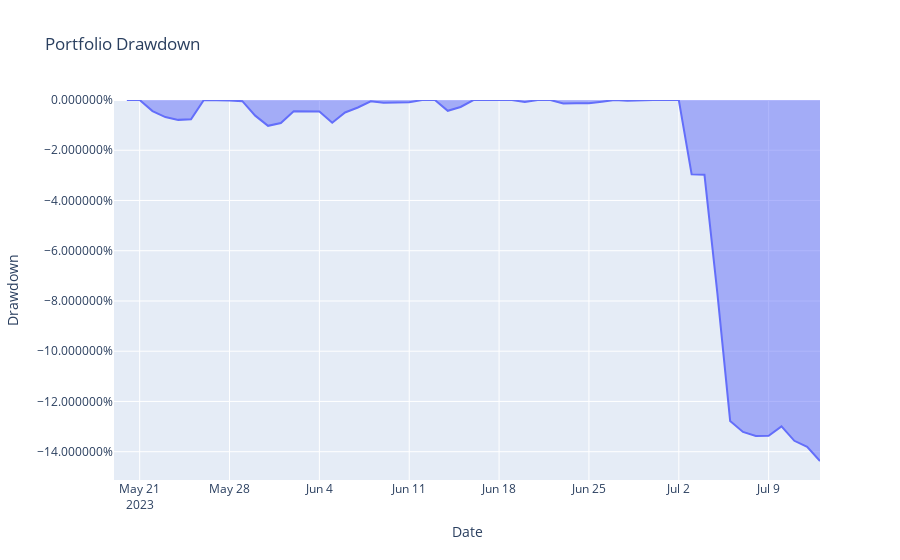

The notebook cell this image was saved under:
### Markdown cell above
Here, we compute the drawdown of the portfolio, which represents the peak-to-trough decline during a specific record period of an investment, fund, or commodity. A drawdown is usually quoted as the percentage between the peak and the subsequent trough.

### Code cell
# Calculate daily returns
portfolio_df['Daily Returns'] = portfolio_df['Value'].pct_change()

# Calculate cumulative returns
portfolio_df['Cumulative Returns'] = (1 + portfolio_df['Daily Returns']).cumprod()

# Calculate cumulative max
portfolio_df['Cumulative Max'] = portfolio_df['Cumulative Returns'].cummax()

# Calculate drawdown
portfolio_df['Drawdown'] = portfolio_df['Cumulative Returns'] / portfolio_df['Cumulative Max'] - 1

# Visualize drawdown
fig = go.Figure()
fig.add_trace(go.Scatter(x=portfolio_df['Date'], y=portfolio_df['Drawdown'], fill='tozeroy', name='Drawdown'))
fig.update_layout(title='Portfolio Drawdown', xaxis_title='Date', yaxis_title='Drawdown', yaxis_tickformat='%', height=400)
fig.show()

### Figure 1 — Plotly figure (JSON) as saved in the notebook; plotly's stock layout.template omitted (floating-point values rounded to 4 significant figures)
{"data": [{"fill": "tozeroy", "name": "Drawdown", "type": "scatter", "x": ["2023-05-19T00:00:00", "2023-05-20T00:00:00", "2023-05-21T00:00:00", "2023-05-22T00:00:00", "2023-05-23T00:00:00", "2023-05-24T00:00:00", "2023-05-25T00:00:00", "2023-05-26T00:00:00", "2023-05-27T00:00:00", "2023-05-28T00:00:00", "2023-05-29T00:00:00", "2023-05-30T00:00:00", "2023-05-31T00:00:00", "2023-06-01T00:00:00", "2023-06-02T00:00:00", "2023-06-03T00:00:00", "2023-06-04T00:00:00", "2023-06-05T00:00:00", "2023-06-06T00:00:00", "2023-06-07T00:00:00", "2023-06-08T00:00:00", "2023-06-09T00:00:00", "2023-06-10T00:00:00", "2023-06-11T00:00:00", "2023-06-12T00:00:00", "2023-06-13T00:00:00", "2023-06-14T00:00:00", "2023-06-15T00:00:00", "2023-06-16T00:00:00", "2023-06-17T00:00:00", "2023-06-18T00:00:00", "2023-06-19T00:00:00", "2023-06-20T00:00:00", "2023-06-21T00:00:00", "2023-06-22T00:00:00", "2023-06-23T00:00:00", "2023-06-24T00:00:00", "2023-06-25T00:00:00", "2023-06-26T00:00:00", "2023-06-27T00:00:00", "2023-06-28T00:00:00", "2023-06-29T00:00:00", "2023-06-30T00:00:00", "2023-07-01T00:00:00", "2023-07-02T00:00:00", "2023-07-03T00:00:00", "2023-07-04T00:00:00", "2023-07-05T00:00:00", "2023-07-06T00:00:00", "2023-07-07T00:00:00", "2023-07-08T00:00:00", "2023-07-09T00:00:00", "2023-07-10T00:00:00", "2023-07-11T00:00:00", "2023-07-12T00:00:00", "2023-07-13T00:00:00"], "y": [null, 0, 0, -0.004417, -0.006786, -0.00791, -0.007656, 0, 0, -0.0001835, -0.0004582, -0.006231, -0.01029, -0.009151, -0.004509, -0.004449, -0.004532, -0.009057, -0.004973, -0.002989, -0.0004888, -0.00106, -0.0009997, -0.0008811, 0, 0, -0.004288, -0.00277, 0, 0, 0, 0, -0.0008185, 0, 0, -0.0014, -0.001326, -0.001283, -0.0006597, 0, -0.0002901, 0, 0, 0, 0, -0.02961, -0.02976, -0.07672, -0.1278, -0.1321, -0.1337, -0.1337, -0.1299, -0.1357, -0.1381, -0.1437]}], "layout": {"autosize": true, "title": {"text": "Portfolio Drawdown"}, "xaxis": {"autorange": true, "range": ["2023-05-19", "2023-07-13"], "title": {"text": "Date"}, "type": "date"}, "yaxis": {"autorange": true, "range": [-0.1513, 0], "tickformat": "%", "title": {"text": "Drawdown"}, "type": "linear"}}}
